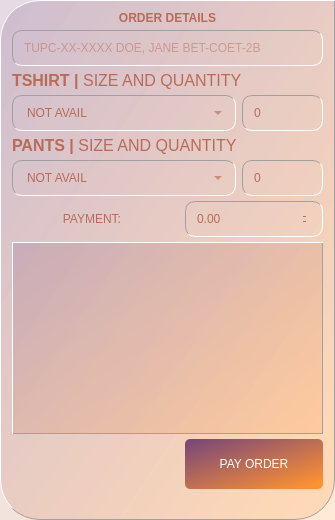
                 <widget class="QFrame" name="frame_15">
                  <property name="styleSheet">
                   <string notr="true">border-top: 1px solid white;
border-left: 1px solid white;
border-right: 1px solid rgb(160, 160, 160);
border-bottom: 1px solid rgb(160, 160, 160);
background-color: qlineargradient(spread:pad, x1:0.051, y1:0, x2:1, y2:1, stop:0 rgba(120, 72, 120, 50), stop:0.931818 rgba(254, 145, 50,50));
border-radius: 40px;
border-top-right-radius: 0px;




</string>
                  </property>
                  <property name="frameShape">
                   <enum>QFrame::StyledPanel</enum>
                  </property>
                  <property name="frameShadow">
                   <enum>QFrame::Raised</enum>
                  </property>
                  <layout class="QGridLayout" name="gridLayout_16">
                   <property name="topMargin">
                    <number>10</number>
                   </property>
                   <property name="bottomMargin">
                    <number>10</number>
                   </property>
                   <property name="verticalSpacing">
                    <number>5</number>
                   </property>
                   <item row="4" column="0" colspan="4">
                    <widget class="QFrame" name="frame_16">
                     <property name="maximumSize">
                      <size>
                       <width>16777215</width>
                       <height>50</height>
                      </size>
                     </property>
                     <property name="styleSheet">
                      <string notr="true">border: none;
border-radius: 10px;
background-color:transparent;
border-top: 1px solid rgb(160, 160, 160);
border-left: 1px solid rgb(160, 160, 160);
border-right: 1px solid white;
border-bottom: 1px solid white;
color: qlineargradient(spread:pad, x1:0.051, y1:0, x2:1, y2:1, stop:0 rgba(120, 72, 120, 255), stop:0.931818 rgba(254, 145, 50, 255));
</string>
                     </property>
                     <property name="frameShape">
                      <enum>QFrame::StyledPanel</enum>
                     </property>
                     <property name="frameShadow">
                      <enum>QFrame::Raised</enum>
                     </property>
                     <layout class="QHBoxLayout" name="horizontalLayout_9">
                      <property name="spacing">
                       <number>0</number>
                      </property>
                      <property name="leftMargin">
                       <number>9</number>
                      </property>
                      <property name="topMargin">
                       <number>9</number>
                      </property>
                      <property name="rightMargin">
                       <number>9</number>
                      </property>
                      <property name="bottomMargin">
                       <number>9</number>
                      </property>
                      <item>
                       <widget class="QComboBox" name="comboBox_3">
                        <property name="maximumSize">
                         <size>
                          <width>16777215</width>
                          <height>50</height>
                         </size>
                        </property>
                        <property name="styleSheet">
                         <string notr="true">QComboBox {background: transparent;
border: transparent;
border-radius: 0px;
color: rgb(184, 107, 87);
font: 75 15pt &quot;MS Shell Dlg 2&quot;;
border: none;
}

QComboBox QAbstractItemView {
	border: 1px solid white;
	selection-background-color: qlineargradient(spread:pad, x1:0.051, y1:0, x2:1, y2:1, stop:0 rgba(120, 72, 120, 255), stop:0.931818 rgba(254, 145, 50, 255));
	border-radius: 0px;
	color: qlineargradient(spread:pad, x1:0.051, y1:0, x2:1, y2:1, stop:0 rgba(120, 72, 120, 255), stop:0.931818 rgba(254, 145, 50, 255));
	background-color: rgb(244, 241, 244);
  }</string>
                        </property>
                        <item>
                         <property name="text">
                          <string>NOT AVAIL</string>
                         </property>
                        </item>
                        <item>
                         <property name="text">
                          <string>T-SHIRT - L</string>
                         </property>
                        </item>
                        <item>
                         <property name="text">
                          <string>T-SHIRT - M</string>
                         </property>
                        </item>
                        <item>
                         <property name="text">
                          <string>T-SHIRT - S</string>
                         </property>
                        </item>
                        <item>
                         <property name="text">
                          <string>T-SHIRT - XL</string>
                         </property>
                        </item>
                        <item>
                         <property name="text">
                          <string>T-SHIRT - XS</string>
                         </property>
                        </item>
                        <item>
                         <property name="text">
                          <string>T-SHIRT - XXL</string>
                         </property>
                        </item>
                       </widget>
                      </item>
                     </layout>
                    </widget>
                   </item>
                   <item row="10" column="3">
                    <spacer name="horizontalSpacer_29">
                     <property name="orientation">
                      <enum>Qt::Horizontal</enum>
                     </property>
                     <property name="sizeHint" stdset="0">
                      <size>
                       <width>40</width>
                       <height>20</height>
                      </size>
                     </property>
                    </spacer>
                   </item>
                   <item row="3" column="0" colspan="5">
                    <widget class="QLabel" name="label_28">
                     <property name="maximumSize">
                      <size>
                       <width>16777215</width>
                       <height>20</height>
                      </size>
                     </property>
                     <property name="styleSheet">
                      <string notr="true">border: none;
color: rgb(184, 107, 87);
font: 75 15pt &quot;MS Shell Dlg 2&quot;;
background-color: transparent;
</string>
                     </property>
                     <property name="text">
                      <string>&lt;html&gt;&lt;head/&gt;&lt;body&gt;&lt;p&gt;&lt;span style=&quot; font-size:12pt; font-weight:600;&quot;&gt;TSHIRT | &lt;/span&gt;&lt;span style=&quot; font-size:12pt; font-weight:400;&quot;&gt;SIZE AND QUANTITY&lt;/span&gt;&lt;/p&gt;&lt;/body&gt;&lt;/html&gt;</string>
                     </property>
                     <property name="alignment">
                      <set>Qt::AlignLeading|Qt::AlignLeft|Qt::AlignVCenter</set>
                     </property>
                    </widget>
                   </item>
                   <item row="10" column="0">
                    <spacer name="horizontalSpacer_25">
                     <property name="orientation">
                      <enum>Qt::Horizontal</enum>
                     </property>
                     <property name="sizeHint" stdset="0">
                      <size>
                       <width>20</width>
                       <height>20</height>
                      </size>
                     </property>
                    </spacer>
                   </item>
                   <item row="4" column="4" colspan="2">
                    <widget class="QFrame" name="frame_24">
                     <property name="maximumSize">
                      <size>
                       <width>16777215</width>
                       <height>50</height>
                      </size>
                     </property>
                     <property name="styleSheet">
                      <string notr="true">border: none;
border-radius: 10px;
background-color:transparent;
border-top: 1px solid rgb(160, 160, 160);
border-left: 1px solid rgb(160, 160, 160);
border-right: 1px solid white;
border-bottom: 1px solid white;
color: qlineargradient(spread:pad, x1:0.051, y1:0, x2:1, y2:1, stop:0 rgba(120, 72, 120, 255), stop:0.931818 rgba(254, 145, 50, 255));
</string>
                     </property>
                     <property name="frameShape">
                      <enum>QFrame::StyledPanel</enum>
                     </property>
                     <property name="frameShadow">
                      <enum>QFrame::Raised</enum>
                     </property>
                     <layout class="QHBoxLayout" name="horizontalLayout_14">
                      <property name="spacing">
                       <number>0</number>
                      </property>
                      <property name="leftMargin">
                       <number>9</number>
                      </property>
                      <property name="topMargin">
                       <number>9</number>
                      </property>
                      <property name="rightMargin">
                       <number>9</number>
                      </property>
                      <property name="bottomMargin">
                       <number>9</number>
                      </property>
                      <item>
                       <widget class="QSpinBox" name="spinBox">
                        <property name="maximumSize">
                         <size>
                          <width>16777215</width>
                          <height>50</height>
                         </size>
                        </property>
                        <property name="styleSheet">
                         <string notr="true">background: transparent;
border: transparent;
border-radius: 0px;
color: rgb(184, 107, 87);
font: 75 15pt &quot;MS Shell Dlg 2&quot;;
</string>
                        </property>
                        <property name="buttonSymbols">
                         <enum>QAbstractSpinBox::UpDownArrows</enum>
                        </property>
                        <property name="maximum">
                         <number>222222222</number>
                        </property>
                       </widget>
                      </item>
                     </layout>
                    </widget>
                   </item>
                   <item row="6" column="4" colspan="2">
                    <widget class="QFrame" name="frame_26">
                     <property name="maximumSize">
                      <size>
                       <width>16777215</width>
                       <height>50</height>
                      </size>
                     </property>
                     <property name="styleSheet">
                      <string notr="true">border: none;
border-radius: 10px;
background-color:transparent;
border-top: 1px solid rgb(160, 160, 160);
border-left: 1px solid rgb(160, 160, 160);
border-right: 1px solid white;
border-bottom: 1px solid white;
color: qlineargradient(spread:pad, x1:0.051, y1:0, x2:1, y2:1, stop:0 rgba(120, 72, 120, 255), stop:0.931818 rgba(254, 145, 50, 255));
</string>
                     </property>
                     <property name="frameShape">
                      <enum>QFrame::StyledPanel</enum>
                     </property>
                     <property name="frameShadow">
                      <enum>QFrame::Raised</enum>
                     </property>
                     <layout class="QHBoxLayout" name="horizontalLayout_16">
                      <property name="spacing">
                       <number>0</number>
                      </property>
                      <property name="leftMargin">
                       <number>9</number>
                      </property>
                      <property name="topMargin">
                       <number>9</number>
                      </property>
                      <property name="rightMargin">
                       <number>9</number>
                      </property>
                      <property name="bottomMargin">
                       <number>9</number>
                      </property>
                      <item>
                       <widget class="QSpinBox" name="spinBox_2">
                        <property name="maximumSize">
                         <size>
                          <width>16777215</width>
                          <height>50</height>
                         </size>
                        </property>
                        <property name="styleSheet">
                         <string notr="true">background: transparent;
border: transparent;
border-radius: 0px;
color: rgb(184, 107, 87);
font: 75 15pt &quot;MS Shell Dlg 2&quot;;
</string>
                        </property>
                        <property name="buttonSymbols">
                         <enum>QAbstractSpinBox::UpDownArrows</enum>
                        </property>
                        <property name="maximum">
                         <number>222222222</number>
                        </property>
                       </widget>
                      </item>
                     </layout>
                    </widget>
                   </item>
                   <item row="10" column="1">
                    <spacer name="horizontalSpacer_27">
                     <property name="orientation">
                      <enum>Qt::Horizontal</enum>
                     </property>
                     <property name="sizeHint" stdset="0">
                      <size>
                       <width>20</width>
                       <height>20</height>
                      </size>
                     </property>
                    </spacer>
                   </item>
                   <item row="10" column="4" colspan="2">
                    <spacer name="horizontalSpacer_28">
                     <property name="orientation">
                      <enum>Qt::Horizontal</enum>
                     </property>
                     <property name="sizeHint" stdset="0">
                      <size>
                       <width>40</width>
                       <height>20</height>
                      </size>
                     </property>
                    </spacer>
                   </item>
                   <item row="7" column="0" colspan="2">
                    <widget class="QLabel" name="label_30">
                     <property name="maximumSize">
                      <size>
                       <width>16777215</width>
                       <height>20</height>
                      </size>
                     </property>
                     <property name="styleSheet">
                      <string notr="true">border: none;
color: rgb(184, 107, 87);
font: 75 15pt &quot;MS Shell Dlg 2&quot;;
background-color: transparent;
</string>
                     </property>
                     <property name="text">
                      <string>&lt;html&gt;&lt;head/&gt;&lt;body&gt;&lt;p&gt;PAYMENT:&lt;/p&gt;&lt;/body&gt;&lt;/html&gt;</string>
                     </property>
                     <property name="alignment">
                      <set>Qt::AlignRight|Qt::AlignTrailing|Qt::AlignVCenter</set>
                     </property>
                    </widget>
                   </item>
                   <item row="9" column="3" colspan="3">
                    <widget class="QPushButton" name="pushButton_27">
                     <property name="minimumSize">
                      <size>
                       <width>0</width>
                       <height>50</height>
                      </size>
                     </property>
                     <property name="maximumSize">
                      <size>
                       <width>16777215</width>
                       <height>50</height>
                      </size>
                     </property>
                     <property name="cursor">
                      <cursorShape>PointingHandCursor</cursorShape>
                     </property>
                     <property name="styleSheet">
                      <string notr="true">QPushButton {border: none;
border-radius: 5px;
background-color: qlineargradient(spread:pad, x1:0.051, y1:0, x2:1, y2:1, stop:0 rgba(120, 72, 120, 255), stop:0.931818 rgba(254, 145, 50, 255));
font: 75 12pt &quot;MS Shell Dlg 2&quot;;
color: white;}

QPushButton::hover {
	background-color: qlineargradient(spread:pad, x1:1, y1:1, x2:0, y2:0, stop:0 rgba(120, 62, 115, 255), stop:0.931818 rgba(254, 163, 17, 255));
}

QPushButton::pressed {
	background-color: qlineargradient(spread:pad, x1:0.051, y1:0, x2:1, y2:1, stop:0 rgba(120, 72, 120, 255), stop:0.931818 rgba(254, 145, 50, 255));
}</string>
                     </property>
                     <property name="text">
                      <string>PAY ORDER</string>
                     </property>
                     <property name="checkable">
                      <bool>false</bool>
                     </property>
                    </widget>
                   </item>
                   <item row="1" column="0" colspan="6">
                    <widget class="QLabel" name="label_23">
                     <property name="styleSheet">
                      <string notr="true">border: none;
color: rgb(184, 107, 87);
font: 75 15pt &quot;MS Shell Dlg 2&quot;;
background-color: transparent;
</string>
                     </property>
                     <property name="text">
                      <string>&lt;html&gt;&lt;head/&gt;&lt;body&gt;&lt;p&gt;&lt;span style=&quot; font-weight:600;&quot;&gt;ORDER DETAILS&lt;/span&gt;&lt;/p&gt;&lt;/body&gt;&lt;/html&gt;</string>
                     </property>
                     <property name="alignment">
                      <set>Qt::AlignCenter</set>
                     </property>
                    </widget>
                   </item>
                   <item row="5" column="0" colspan="6">
                    <widget class="QLabel" name="label_29">
                     <property name="maximumSize">
                      <size>
                       <width>16777215</width>
                       <height>20</height>
                      </size>
                     </property>
                     <property name="styleSheet">
                      <string notr="true">border: none;
color: rgb(184, 107, 87);
font: 75 15pt &quot;MS Shell Dlg 2&quot;;
background-color: transparent;
</string>
                     </property>
                     <property name="text">
                      <string>&lt;html&gt;&lt;head/&gt;&lt;body&gt;&lt;p&gt;&lt;span style=&quot; font-size:12pt; font-weight:600;&quot;&gt;PANTS | &lt;/span&gt;&lt;span style=&quot; font-size:12pt; font-weight:400;&quot;&gt;SIZE AND QUANTITY&lt;/span&gt;&lt;/p&gt;&lt;/body&gt;&lt;/html&gt;</string>
                     </property>
                     <property name="alignment">
                      <set>Qt::AlignLeading|Qt::AlignLeft|Qt::AlignVCenter</set>
                     </property>
                    </widget>
                   </item>
                   <item row="6" column="0" colspan="4">
                    <widget class="QFrame" name="frame_25">
                     <property name="maximumSize">
                      <size>
                       <width>16777215</width>
                       <height>50</height>
                      </size>
                     </property>
                     <property name="styleSheet">
                      <string notr="true">border: none;
border-radius: 10px;
background-color:transparent;
border-top: 1px solid rgb(160, 160, 160);
border-left: 1px solid rgb(160, 160, 160);
border-right: 1px solid white;
border-bottom: 1px solid white;
color: qlineargradient(spread:pad, x1:0.051, y1:0, x2:1, y2:1, stop:0 rgba(120, 72, 120, 255), stop:0.931818 rgba(254, 145, 50, 255));
</string>
                     </property>
                     <property name="frameShape">
                      <enum>QFrame::StyledPanel</enum>
                     </property>
                     <property name="frameShadow">
                      <enum>QFrame::Raised</enum>
                     </property>
                     <layout class="QGridLayout" name="gridLayout">
                      <item row="0" column="0">
                       <widget class="QComboBox" name="comboBox_4">
                        <property name="maximumSize">
                         <size>
                          <width>16777215</width>
                          <height>50</height>
                         </size>
                        </property>
                        <property name="styleSheet">
                         <string notr="true">QComboBox {background: transparent;
border: transparent;
border-radius: 0px;
color: rgb(184, 107, 87);
font: 75 15pt &quot;MS Shell Dlg 2&quot;;
border: none;
}

QComboBox QAbstractItemView {
	border: 1px solid white;
	selection-background-color: qlineargradient(spread:pad, x1:0.051, y1:0, x2:1, y2:1, stop:0 rgba(120, 72, 120, 255), stop:0.931818 rgba(254, 145, 50, 255));
	border-radius: 0px;
	color: qlineargradient(spread:pad, x1:0.051, y1:0, x2:1, y2:1, stop:0 rgba(120, 72, 120, 255), stop:0.931818 rgba(254, 145, 50, 255));
	background-color: rgb(244, 241, 244);
  }</string>
                        </property>
                        <item>
                         <property name="text">
                          <string>NOT AVAIL</string>
                         </property>
                        </item>
                        <item>
                         <property name="text">
                          <string>PANTS - L</string>
                         </property>
                        </item>
                        <item>
                         <property name="text">
                          <string>PANTS - M</string>
                         </property>
                        </item>
                        <item>
                         <property name="text">
                          <string>PANTS - S</string>
                         </property>
                        </item>
                        <item>
                         <property name="text">
                          <string>PANTS - XL</string>
                         </property>
                        </item>
                        <item>
                         <property name="text">
                          <string>PANTS - XS</string>
                         </property>
                        </item>
                        <item>
                         <property name="text">
                          <string>PANTS - XXL</string>
                         </property>
                        </item>
                       </widget>
                      </item>
                     </layout>
                    </widget>
                   </item>
                   <item row="10" column="2">
                    <spacer name="horizontalSpacer_26">
                     <property name="orientation">
                      <enum>Qt::Horizontal</enum>
                     </property>
                     <property name="sizeHint" stdset="0">
                      <size>
                       <width>20</width>
                       <height>20</height>
                      </size>
                     </property>
                    </spacer>
                   </item>
                   <item row="8" column="0" colspan="6">
                    <widget class="QTextBrowser" name="textBrowser">
                     <property name="toolTip">
                      <string>Receipt</string>
                     </property>
                     <property name="styleSheet">
                      <string notr="true">QTextBrowser{border-radius: 0px;
color: rgb(184, 107, 87);
font: 75 15pt &quot;MS Shell Dlg 2&quot;;}

QToolTip{
	background-color: rgb(255, 255, 255);
	color: rgb(0, 0, 0);
}</string>
                     </property>
                    </widget>
                   </item>
                   <item row="7" column="3" colspan="3">
                    <widget class="QFrame" name="frame_27">
                     <property name="maximumSize">
                      <size>
                       <width>16777215</width>
                       <height>50</height>
                      </size>
                     </property>
                     <property name="styleSheet">
                      <string notr="true">border: none;
border-radius: 10px;
background-color:transparent;
border-top: 1px solid rgb(160, 160, 160);
border-left: 1px solid rgb(160, 160, 160);
border-right: 1px solid white;
border-bottom: 1px solid white;
color: qlineargradient(spread:pad, x1:0.051, y1:0, x2:1, y2:1, stop:0 rgba(120, 72, 120, 255), stop:0.931818 rgba(254, 145, 50, 255));
</string>
                     </property>
                     <property name="frameShape">
                      <enum>QFrame::StyledPanel</enum>
                     </property>
                     <property name="frameShadow">
                      <enum>QFrame::Raised</enum>
                     </property>
                     <layout class="QHBoxLayout" name="horizontalLayout_17">
                      <property name="spacing">
                       <number>0</number>
                      </property>
                      <property name="leftMargin">
                       <number>9</number>
                      </property>
                      <property name="topMargin">
                       <number>9</number>
                      </property>
                      <property name="rightMargin">
                       <number>9</number>
                      </property>
                      <property name="bottomMargin">
                       <number>9</number>
                      </property>
                      <item>
                       <widget class="QDoubleSpinBox" name="doubleSpinBox">
                        <property name="styleSheet">
                         <string notr="true">background: transparent;
border: transparent;
border-radius: 0px;
color: rgb(184, 107, 87);
font: 75 15pt &quot;MS Shell Dlg 2&quot;;
</string>
                        </property>
                        <property name="buttonSymbols">
                         <enum>QAbstractSpinBox::PlusMinus</enum>
                        </property>
                        <property name="accelerated">
                         <bool>false</bool>
                        </property>
                        <property name="maximum">
                         <double>22222222222222224.000000000000000</double>
                        </property>
                       </widget>
                      </item>
                     </layout>
                    </widget>
                   </item>
                   <item row="2" column="0" colspan="6">
                    <widget class="QFrame" name="frame_11">
                     <property name="maximumSize">
                      <size>
                       <width>16777215</width>
                       <height>50</height>
                      </size>
                     </property>
                     <property name="styleSheet">
                      <string notr="true">border: none;
border-radius: 10px;
background-color: transparent;
border-top: 1px solid rgb(160, 160, 160);
border-left: 1px solid rgb(160, 160, 160);
border-right: 1px solid white;
border-bottom: 1px solid white;
</string>
                     </property>
                     <property name="frameShape">
                      <enum>QFrame::StyledPanel</enum>
                     </property>
                     <property name="frameShadow">
                      <enum>QFrame::Raised</enum>
                     </property>
                     <layout class="QHBoxLayout" name="horizontalLayout_7">
                      <item>
                       <widget class="QLineEdit" name="lineEdit_6">
                        <property name="styleSheet">
                         <string notr="true">QLineEdit {background: transparent;
border: transparent;
border-radius: 0px;
color: rgb(184, 107, 87);
font: 75 15pt &quot;MS Shell Dlg 2&quot;;}

QLineEdit::focus {
	border: none;
	border-bottom: 1px solid qlineargradient(spread:pad, x1:0.051, y1:0, x2:1, y2:1, stop:0 rgba(120, 72, 120, 255), stop:0.931818 rgba(254, 145, 50, 255));
}</string>
                        </property>
                        <property name="echoMode">
                         <enum>QLineEdit::Normal</enum>
                        </property>
                        <property name="placeholderText">
                         <string>TUPC-XX-XXXX DOE, JANE BET-COET-2B</string>
                        </property>
                        <property name="clearButtonEnabled">
                         <bool>true</bool>
                        </property>
                       </widget>
                      </item>
                     </layout>
                    </widget>
                   </item>
                  </layout>
                 </widget>
